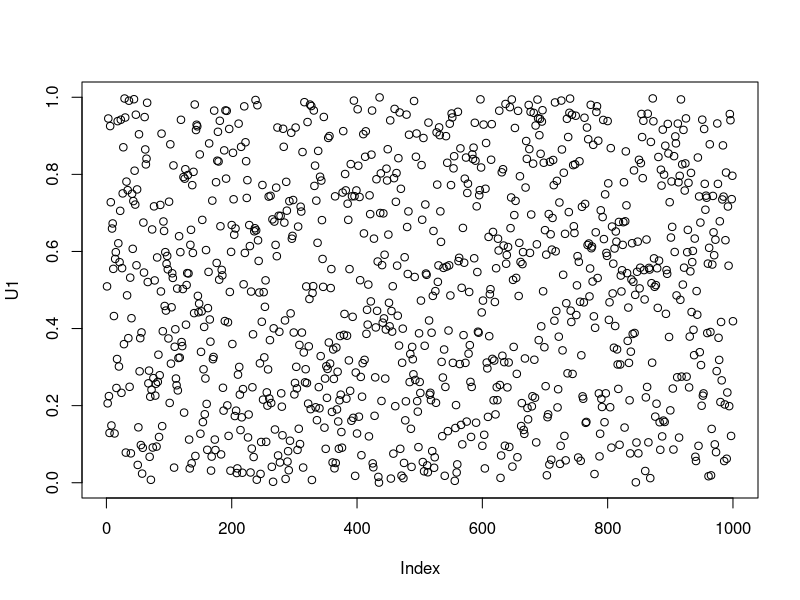
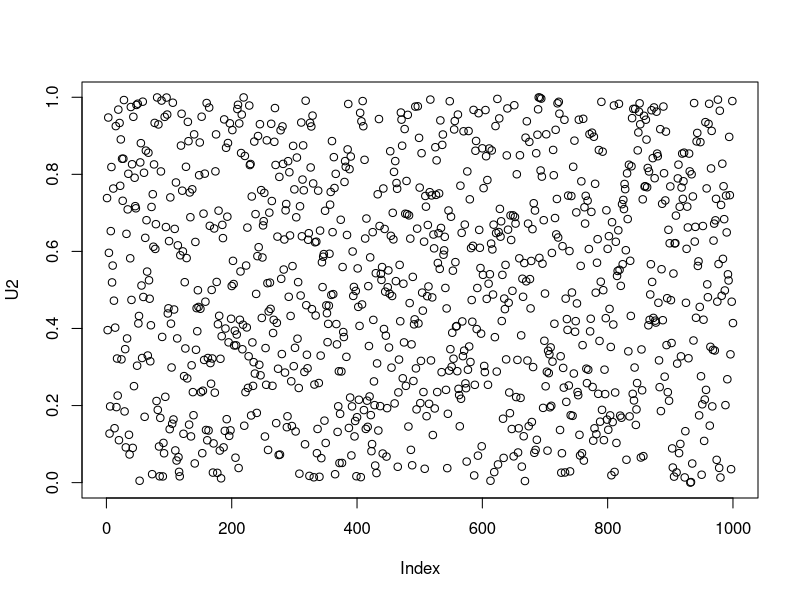
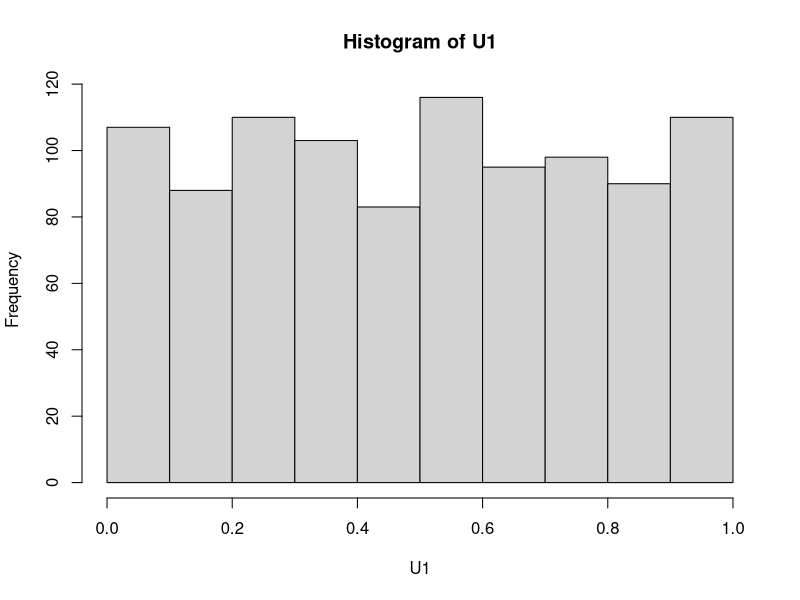
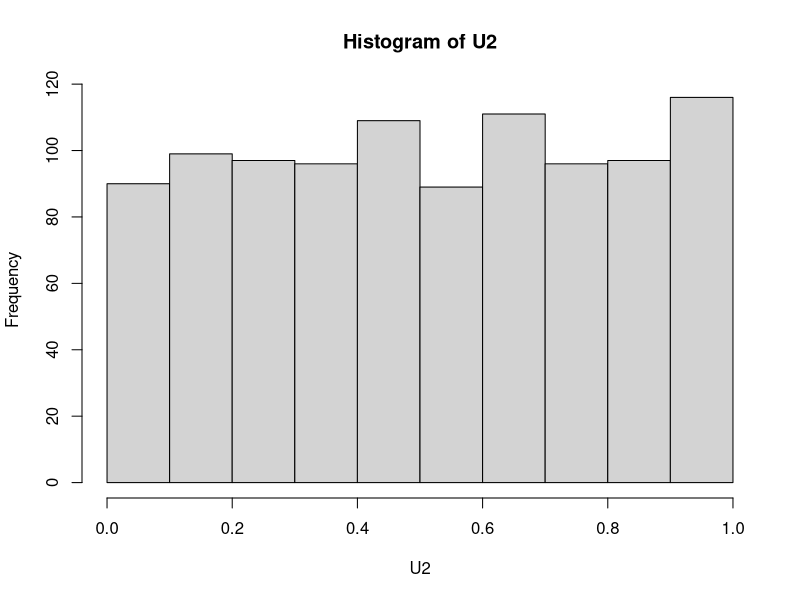
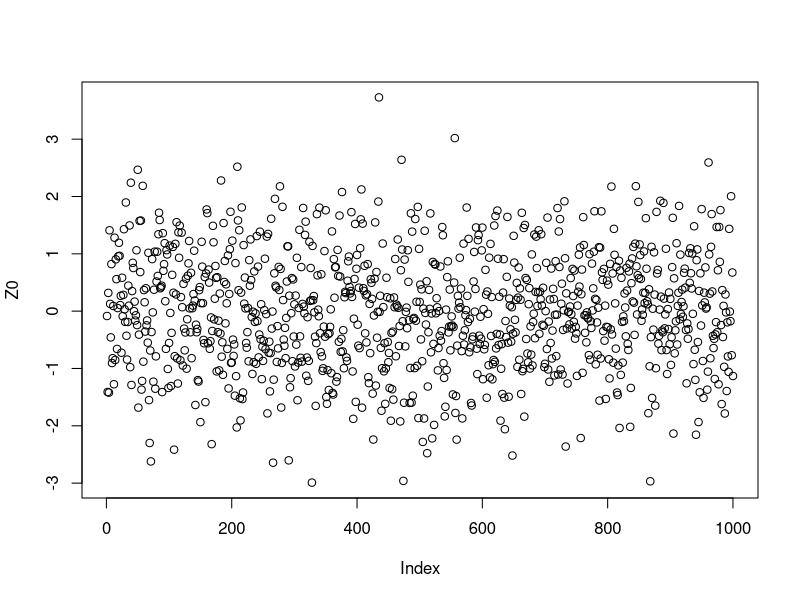
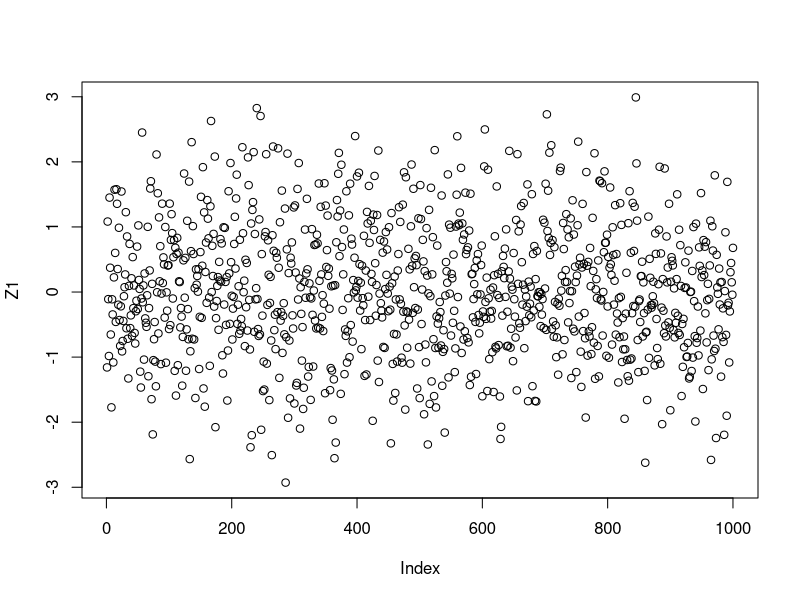
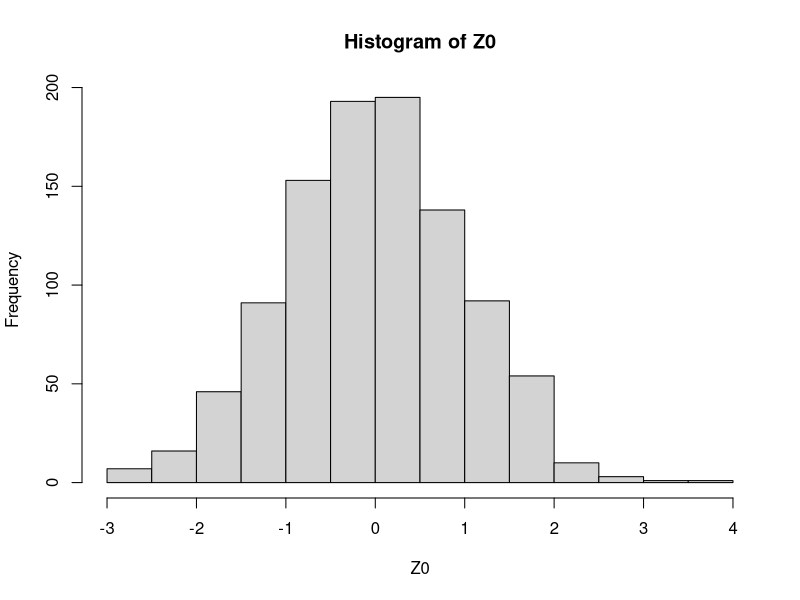
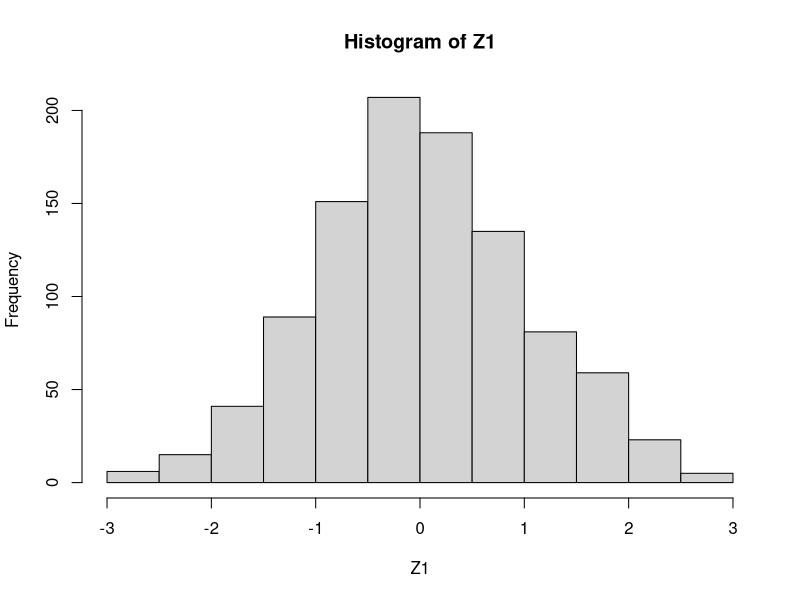

The R script that drew these images, in order:
U1 <- runif(1000)
U2 <- runif(1000)
plot(U1)
plot(U2)
hist(U1)
hist(U2)

# BOX MULLER TRANSFORMATION
# pseudo-random number sampling
# can transform uni(0,1) into standard normal data

Z0 <- sqrt(-2*log(U1))* cos(2*pi * U2)
Z1 <- sqrt(-2*log(U1))* sin(2*pi * U2)
plot(Z0)
plot(Z1)

hist(Z0)
hist(Z1)

